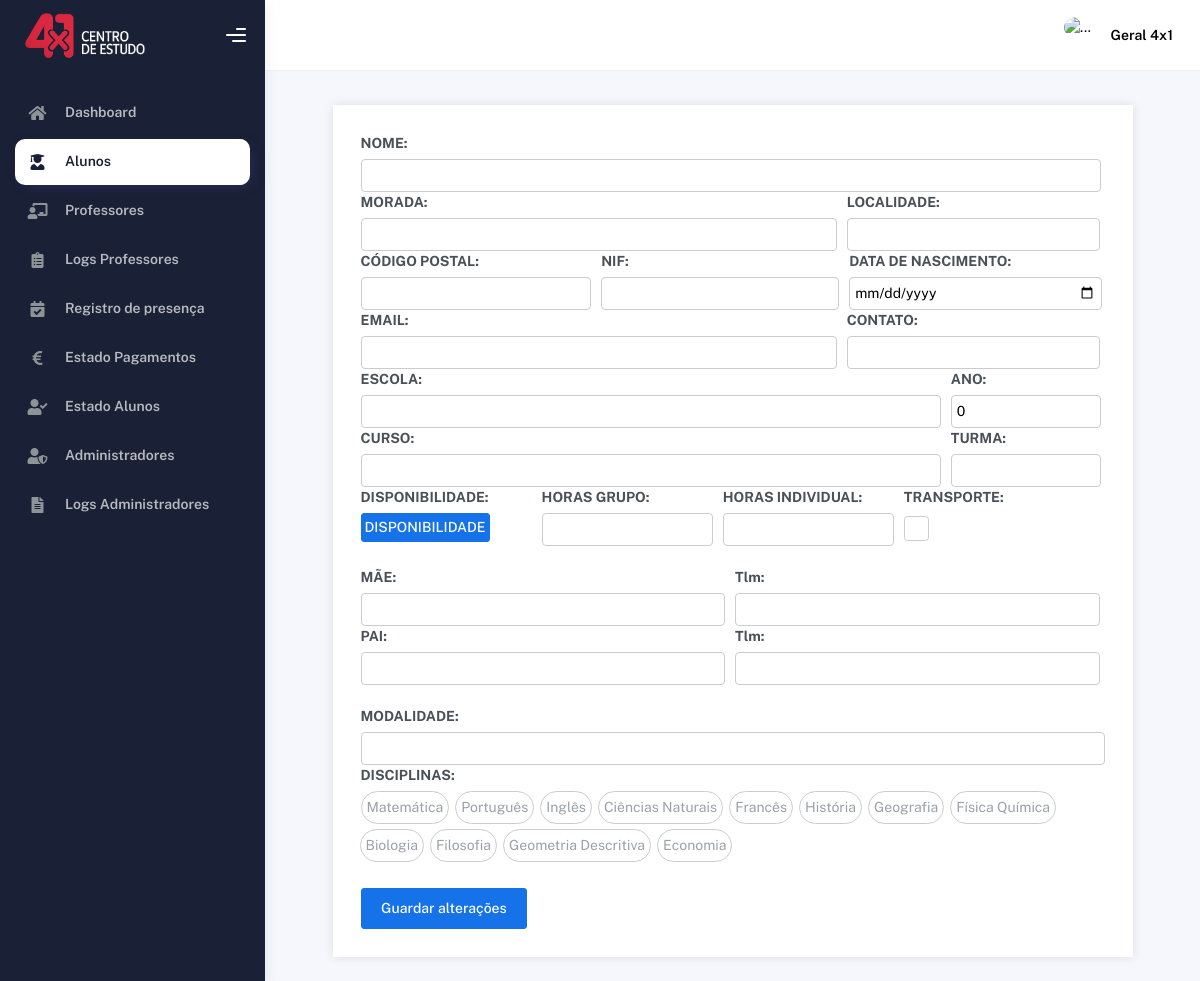
/alunoCriar.php (signed in), run on the app's committed database.
### tables this page shows
CREATE TABLE IF NOT EXISTS `disciplinas` (
  `id` int NOT NULL AUTO_INCREMENT,
  `nome` text NOT NULL,
  PRIMARY KEY (`id`)
);

### alunoCriar.php (the view, shortened to what this page needs)
<?php
    include('./head.php');
?>
</head>
    <body>
        <div class="wrapper">
            <?php
                include('./sideBar.php');
            ?>
            <form action="alunoInserir.php?op=save" method="POST">
                <div class="page-inner">
                    <div class="d-flex align-items-left align-items-md-center flex-column flex-md-row pt-2 pb-4" style="text-align: center;">
                        <div>
                            <h2 class="fw-bold mb-3">Ficha do aluno</h2>
                        </div>
                    </div>
                    <div class="container2">
                        <div class="form-section">
                            <div class="form-row">
                                <div class="campo" style="flex: 0 0 99.5%;">
                                    <label>NOME:</label>
                                    <input type="text" name="nome" required>
                                </div>
                            </div>
                            <div class="form-row">
                                <div class="campo" style="flex: 0 0 64%;">
                                    <label>MORADA:</label>
                                    <input type="text" name="morada" required>
                                </div>
                                <div class="campo" style="flex: 0 0 34%;">
                                    <label>LOCALIDADE:</label>
                                    <input type="text" name="localidade" required>
                                </div>
                            </div>
                            <div class="form-row">
                                <div class="campo" style="flex: 0 0 31%;">
                                    <label>CÓDIGO POSTAL:</label>
                                    <input type="text" name="codigoPostal" required>
                                </div>
                                <div class="campo" style="flex: 0 0 32%;">
                                    <label>NIF:</label>
                                    <input type="number" name="NIF" min="0" max="999999999">
                                </div>
                                <div class="campo" style="flex: 0 0 34%;">
                                    <label>DATA DE NASCIMENTO:</label>
                                    <input type="date" name="dataNascimento" required>
                                </div>
                            </div>
                            <div class="form-row">
                                <div class="campo" style="flex: 0 0 64%;">
                                    <label>EMAIL:</label>
                                    <input type="email" name="email">
                                </div>
                                <div class="campo" style="flex: 0 0 34%;">
                                    <label>CONTATO:</label>
                                    <input type="number" name="contacto" required>
                                </div>
                            </div>
                            <div class="form-row">
                                <div class="campo" style="flex: 0 0 78%;">
                                    <label>ESCOLA:</label>
                                    <input type="text" name="escola">
                                </div>
                                <div class="campo" style="flex: 0 0 20%;">
                                    <label>ANO:</label>
                                    <input type="number" name="ano" min="0" max="12" value="0" required>
                                </div>
                            </div>
                            <div class="form-row">
                                <div class="campo" style="flex: 0 0 78%;">
                                    <label>CURSO:</label>
                                    <input type="text" name="curso">
                                </div>
                                <div class="campo" style="flex: 0 0 20%;">
                                    <label>TURMA:</label>
                                    <input type="text" name="turma">
                                </div>
                            </div>
                            <div class="form-row">
                                <div class="campo" style="flex: 0 0 23%;">
                                    <label>DISPONIBILIDADE:</label>
                                    <button
                                        type="button"
                                        class="btn btn-primary"
                                        data-bs-toggle="modal"
                                        data-bs-target="#addRowModal"
                                        style="padding: 3px;"
                                    >
                                        DISPONIBILIDADE
                                    </button>
                                </div>
                                <div class="campo" style="flex: 0 0 23%;">
                                    <label>HORAS GRUPO:</label>
                                    <input type="number" name="horasGrupo" min="0">
                                </div>
                                <div class="campo" style="flex: 0 0 23%;">
                                    <label>HORAS INDIVIDUAL:</label>
                                    <input type="number" name="horasIndividual" min="0">
                                </div>
                                <div class="campo" style="flex: 0 0 10%;">
                                    <label>TRANSPORTE:</label>
                                    <input class="form-check-input" type="checkbox" name="transporte" style="width: 25px; height: 25px; padding: 5px; border: 1px solid #ccc;" id="flexCheckDefault">
                                </div>
                            </div>
                        </div>
                        <div class="form-section">
                            <div class="form-row">
                                <div class="campo" style="flex: 0 0 49%;">
                                    <label>MÃE:</label>
                                    <input type="text" name="mae">
                                </div>
                                <div class="campo" style="flex: 0 0 49%;">
                                    <label>Tlm:</label>
                                    <input type="number" name="maeTlm">
                                </div>
                            </div>
                            <div class="form-row">
                                <div class="campo" style="flex: 0 0 49%;">
                                    <label>PAI:</label>
                                    <input type="text" name="pai">
                                </div>
                                <div class="campo" style="flex: 0 0 49%;">
                                    <label>Tlm:</label>
                                    <input type="number" name="paiTlm">
                                </div>
                            </div>
                        </div>
                        <div class="form-section">
                            <div class="form-row">
                                <div class="campo" style="flex: 0 0 100%;">
                                    <label>MODALIDADE:</label>
                                    <input type="text" name="modalidade">
                                </div>
                            </div>
                            <div class="form-row">
                                <div class="campo" style="flex: 0 0 100%;">
                                    <label>DISCIPLINAS:</label>
                                    <div class="selectgroup selectgroup-pills">
                                        <?php
                                            $sql = "SELECT id, nome FROM disciplinas;";
                                            $result = $con->query($sql);
                                            if ($result->num_rows > 0) {
                                                while ($row = $result->fetch_assoc()) {
                                                    echo "<label class='selectgroup-item'>
                                                            <input type='checkbox' name='disciplina_" . $row['id'] . "' value='" . $row['nome'] . "'  class='selectgroup-input' />
                                                            <span class='selectgroup-button' style=\"padding: 5px\">" . $row['nome'] . "</span>
                                                        </label>";
                                                }
                                            }
                                        ?>
                                    </div>
                                </div>
                            </div>
                        </div>
                        <button type="submit" class="btn btn-primary">Guardar alterações</button>
                    </div>
                </div>
            </form>
        </div>
    </body>
    </html>

### alunoCriar.php (style rules this page uses)
.container2 { background: white; padding: 2rem; box-shadow: 0 0 10px rgba(0,0,0,0.1); max-width: 800px; margin: 0 auto; }
.form-section { display: flex; flex-direction: column; width: 100%; margin-bottom: 1.5rem; }
.form-row { display: flex; flex-wrap: wrap; width: 100%; gap: 10px; }
.campo { flex: 1; min-width: 150px; }
.campo label { font-weight: bold; display: block; margin-bottom: 5px; }

### data on the page
disciplinas: nome "Matemática"
disciplinas: nome "Português"
disciplinas: nome "Inglês"
disciplinas: nome "Ciências Naturais"
disciplinas: nome "Francês"
disciplinas: nome "História"
disciplinas: nome "Geografia"
disciplinas: nome "Física Química"
disciplinas: nome "Biologia"
disciplinas: nome "Filosofia"
disciplinas: nome "Geometria Descritiva"
disciplinas: nome "Economia"

### other printed values
$nomeAdmin "Geral 4x1"
